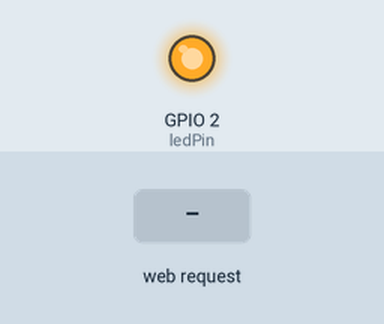
This sketch was run on a simulated ESP8266 (NodeMCU). Parts: output pins drawn as LEDs (lit = HIGH). The inputs (shaded band) are chosen by the test bench. WiFi joins after 1.5 s; servers stay silent unless stated; what the sketch prints to the serial monitor is not drawn.

Above: at 3.2 s.
3.3 s: HTTP request GET /on received
At 3.7 s:
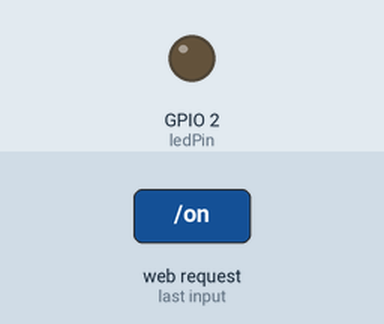
4.8 s: HTTP request GET /off received
At 6.1 s:
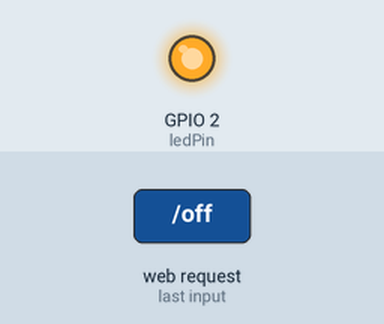
Timing chart, 0 to 7.8 s (numbered marks = the images above; inputs shaded):
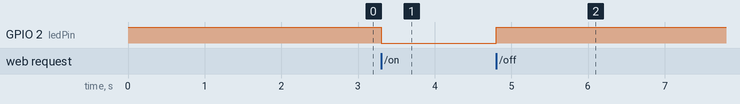

The sketch:

web_led.ino
```cpp
#include <ESP8266WiFi.h>
#include <ESP8266WebServer.h>

const char* ssid = "Claro_01919C"; // Cambia por el nombre de tu red Wi-Fi
const char* password = "P5K8H2P3B2A2"; // Cambia por la contraseña de tu red Wi-Fi

int ledPin = 2; // Pin al que está conectado el LED

ESP8266WebServer server(80);

void setup() {
  pinMode(ledPin, OUTPUT);
  digitalWrite(ledPin, HIGH);

  Serial.begin(115200);

  // Conéctate a la red Wi-Fi
  WiFi.begin(ssid, password);
  while (WiFi.status() != WL_CONNECTED) {
    delay(1000);
    Serial.println("Conectando a la red Wi-Fi...");
  }
  Serial.println("Conexión exitosa a la red Wi-Fi");

  // Configura las rutas para encender y apagar el LED
  server.on("/", HTTP_GET, []() {
    server.send(200, "text/html", "<html><body><a href=\"/on\"><button>Encender LED</button></a> <a href=\"/off\"><button>Apagar LED</button></a></body></html>");
  });
  server.on("/on", HTTP_GET, []() {
    digitalWrite(ledPin, LOW);
    server.send(200, "text/html", "LED encendido. <a href=\"/\">Regresar</a>");
  });
  server.on("/off", HTTP_GET, []() {
    digitalWrite(ledPin, HIGH);
    server.send(200, "text/html", "LED apagado. <a href=\"/\">Regresar</a>");
  });

  server.begin();
}

void loop() {
  server.handleClient();
}
```

Measured:
- after the input at 3.3 s, GPIO 2 (ledPin): HIGH → LOW at once
- after the input at 4.8 s, GPIO 2 (ledPin): LOW → HIGH at once
